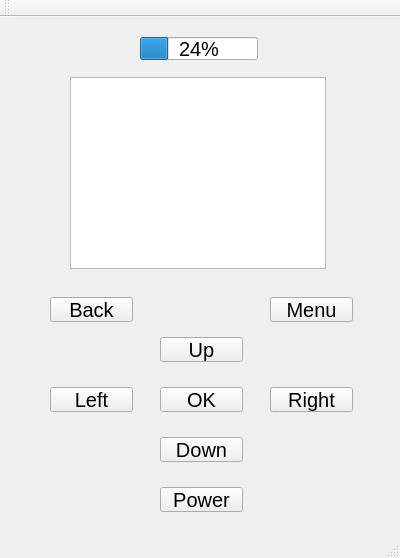
<?xml version="1.0" encoding="UTF-8"?>
<ui version="4.0">
 <class>DenasGUI</class>
 <widget class="QMainWindow" name="DenasGUI">
  <property name="geometry">
   <rect>
    <x>0</x>
    <y>0</y>
    <width>400</width>
    <height>558</height>
   </rect>
  </property>
  <property name="windowTitle">
   <string>DenasGUI</string>
  </property>
  <widget class="QWidget" name="centralWidget">
   <widget class="QProgressBar" name="batteryBar">
    <property name="geometry">
     <rect>
      <x>140</x>
      <y>20</y>
      <width>118</width>
      <height>23</height>
     </rect>
    </property>
    <property name="font">
     <font>
      <pointsize>15</pointsize>
     </font>
    </property>
    <property name="value">
     <number>24</number>
    </property>
   </widget>
   <widget class="QPushButton" name="upButton">
    <property name="geometry">
     <rect>
      <x>160</x>
      <y>320</y>
      <width>83</width>
      <height>25</height>
     </rect>
    </property>
    <property name="font">
     <font>
      <pointsize>15</pointsize>
     </font>
    </property>
    <property name="text">
     <string>Up</string>
    </property>
   </widget>
   <widget class="QPushButton" name="downButton">
    <property name="geometry">
     <rect>
      <x>160</x>
      <y>420</y>
      <width>83</width>
      <height>25</height>
     </rect>
    </property>
    <property name="font">
     <font>
      <pointsize>15</pointsize>
     </font>
    </property>
    <property name="text">
     <string>Down</string>
    </property>
   </widget>
   <widget class="QPushButton" name="leftButton">
    <property name="geometry">
     <rect>
      <x>50</x>
      <y>370</y>
      <width>83</width>
      <height>25</height>
     </rect>
    </property>
    <property name="font">
     <font>
      <pointsize>15</pointsize>
     </font>
    </property>
    <property name="text">
     <string>Left</string>
    </property>
   </widget>
   <widget class="QPushButton" name="rightButton">
    <property name="geometry">
     <rect>
      <x>270</x>
      <y>370</y>
      <width>83</width>
      <height>25</height>
     </rect>
    </property>
    <property name="font">
     <font>
      <pointsize>15</pointsize>
     </font>
    </property>
    <property name="text">
     <string>Right</string>
    </property>
   </widget>
   <widget class="QListWidget" name="listWidget">
    <property name="geometry">
     <rect>
      <x>70</x>
      <y>60</y>
      <width>256</width>
      <height>192</height>
     </rect>
    </property>
    <property name="font">
     <font>
      <pointsize>20</pointsize>
     </font>
    </property>
   </widget>
   <widget class="QPushButton" name="powerButton">
    <property name="geometry">
     <rect>
      <x>160</x>
      <y>470</y>
      <width>83</width>
      <height>25</height>
     </rect>
    </property>
    <property name="font">
     <font>
      <pointsize>15</pointsize>
     </font>
    </property>
    <property name="text">
     <string>Power</string>
    </property>
   </widget>
   <widget class="QPushButton" name="backButton">
    <property name="geometry">
     <rect>
      <x>50</x>
      <y>280</y>
      <width>83</width>
      <height>25</height>
     </rect>
    </property>
    <property name="font">
     <font>
      <pointsize>15</pointsize>
     </font>
    </property>
    <property name="text">
     <string>Back</string>
    </property>
   </widget>
   <widget class="QPushButton" name="menuButton">
    <property name="geometry">
     <rect>
      <x>270</x>
      <y>280</y>
      <width>83</width>
      <height>25</height>
     </rect>
    </property>
    <property name="font">
     <font>
      <pointsize>15</pointsize>
     </font>
    </property>
    <property name="text">
     <string>Menu</string>
    </property>
   </widget>
   <widget class="QPushButton" name="pushButton">
    <property name="geometry">
     <rect>
      <x>160</x>
      <y>370</y>
      <width>83</width>
      <height>25</height>
     </rect>
    </property>
    <property name="font">
     <font>
      <pointsize>15</pointsize>
     </font>
    </property>
    <property name="text">
     <string>OK</string>
    </property>
   </widget>
  </widget>
  <widget class="QMenuBar" name="menuBar">
   <property name="geometry">
    <rect>
     <x>0</x>
     <y>0</y>
     <width>400</width>
     <height>22</height>
    </rect>
   </property>
  </widget>
  <widget class="QToolBar" name="mainToolBar">
   <attribute name="toolBarArea">
    <enum>TopToolBarArea</enum>
   </attribute>
   <attribute name="toolBarBreak">
    <bool>false</bool>
   </attribute>
  </widget>
  <widget class="QStatusBar" name="statusBar"/>
 </widget>
 <layoutdefault spacing="6" margin="11"/>
 <resources/>
 <connections/>
</ui>
